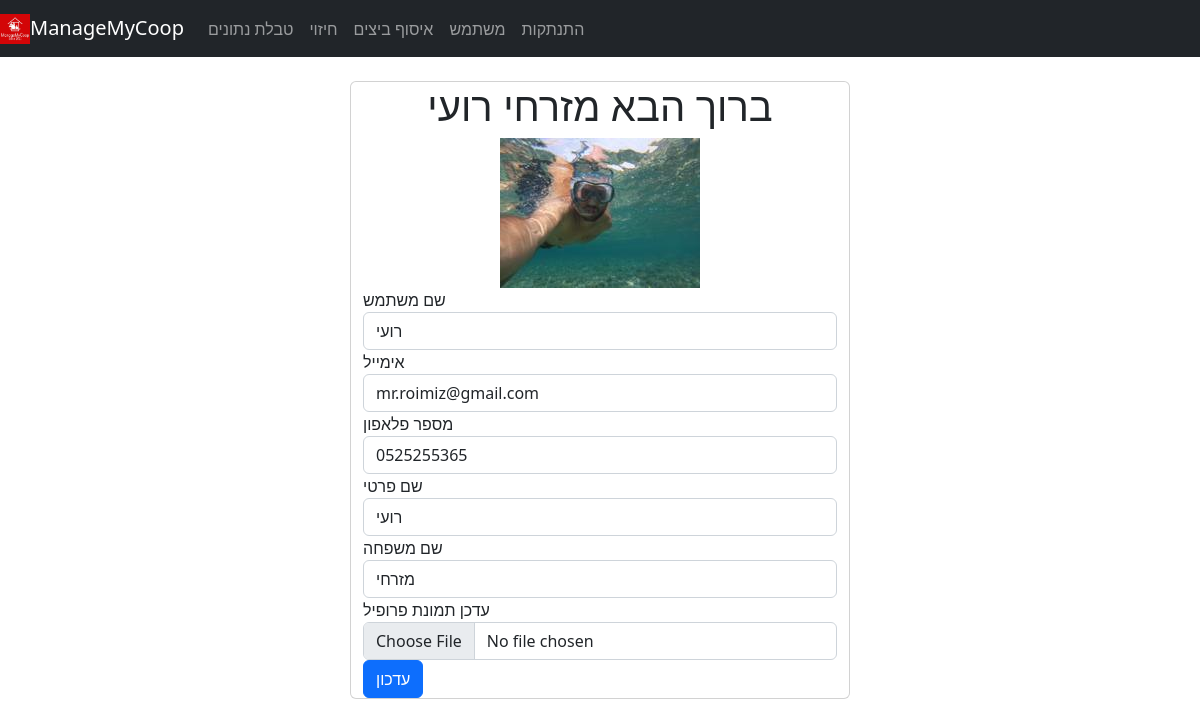
/account (signed in), run on the app's committed database.
### application/models.py (models this page shows, shortened)
class User(db.Model,UserMixin):
    __tablename__ = 'users'
    id = db.Column(db.Integer , primary_key = True)
    profile_image = db.Column(db.String(64), nullable= False, default = 'default_profile.png')
    email = db.Column(db.String(64), unique =True, index = True)
    username = db.Column(db.String(64), unique= True, index = True)
    first_name = db.Column(db.String(64), nullable= False)
    last_name = db.Column(db.String(64), nullable= False)
    phone = db.Column(db.String(64), nullable= False)
    password_hash = db.Column(db.String(128))
    posts = db.relationship('EggPost', backref='collector', lazy = True)

### application/users/views.py (the view)
@users.route('/account', methods = ['GET','POST'])
@login_required
def account():
    form = UpdateUserForm()
    if form.validate_on_submit():
        print(form)
        if form.picture.data:
            username = current_user.username
            pic = add_profile_pic(form.picture.data, username)
            current_user.profile_image = pic
        current_user.username = form.username.data
        current_user.email = form.email.data
        current_user.first_name = form.first_name.data
        current_user.last_name = form.last_name.data
        current_user.phone = form.phone.data
        db.session.commit()
        flash("user account updated")
        return redirect(url_for("users.account"))
    elif request.method == "GET":
        form.username.data = current_user.username
        form.first_name.data = current_user.first_name
        form.last_name.data = current_user.last_name
        form.phone.data = current_user.phone
        form.email.data = current_user.email
    profile_image = "application/static/profile_pics/"+current_user.profile_image
    return render_template("account.html", profile_image = profile_image, form = form)

### application/users/forms.py
class UpdateUserForm(FlaskForm):
    first_name = StringField('שם פרטי', validators=[DataRequired()])
    last_name = StringField('שם משפחה', validators=[DataRequired()])
    email = StringField('אימייל', validators=[DataRequired(), Email()])
    phone = StringField('מספר פלאפון', validators=[DataRequired()])
    username = StringField('שם משתמש', validators=[DataRequired()])
    picture = FileField('עדכן תמונת פרופיל', validators=[FileAllowed(['jpg','png','jpeg','gif'])])
    submit = SubmitField("עדכון")

### application/models.py (called while the page is built)
@login_manager.user_loader
def load_user(user_id):
    return User.query.get(user_id)

### application/templates/account.html (shortened to what this page needs)
{% extends "base.html" %}
{% block content %}
<br>
<div class="mx-auto" style="width: 500px;">
<div class="card w-100">
<div class="jumbotron">
  <div align= 'center'>
    <h1>ברוך הבא  {{current_user.last_name}} {{current_user.first_name}}</h1>
    <img align= 'center' src="{{url_for('static', filename= 'profile_pics/'+ current_user.profile_image)}}">
  </div>
</div>
<div class="container">
  <form method="POST" action= "" enctype="multipart/form-data">
    <div class="form-group col-12">
    {{form.username.label(class="form-group")}}
    {{form.username(class="form-control w-100")}}
    </div>
    <div class="form-group col-12">
    {{form.email.label(class="form-group")}}
    {{form.email(class="form-control w-100")}}
    </div>
    <div class="form-group col-12">
    {{form.phone.label(class="form-group")}}
    {{form.phone(class="form-control w-100")}}
    </div>
    <div class="form-group col-12">
    {{form.first_name.label(class="form-group")}}
    {{form.first_name(class="form-control w-100")}}
    </div>
    <div class="form-group col-12">
    {{form.last_name.label(class="form-group")}}
    {{form.last_name(class="form-control w-100")}}
    </div>
    <div class="form-group col-12">
    {{form.picture.label(class="form-group")}}
    {{form.picture(class="form-control w-100")}}
    </div>
    <div class="form-group col-12">
    {{form.submit(class = 'btn btn-primary')}}
    </div>
  </form>
  </div>
</div>
</div>
</div>
{% endblock %}

### application/templates/base.html (style rules this page uses)
body { background-image: url(https://cdn.pixabay.com/photo/2017/04/16/00/03/egg-2233677_1280.jpg); background-repeat: no-repeat; background-attachment: fixed; background-size: 100% 100%; }

### data on the page
User: last_name "מזרחי", first_name "רועי", profile_image (picture), username "רועי", email "mr.roimiz@gmail.com", phone "0525255365"
